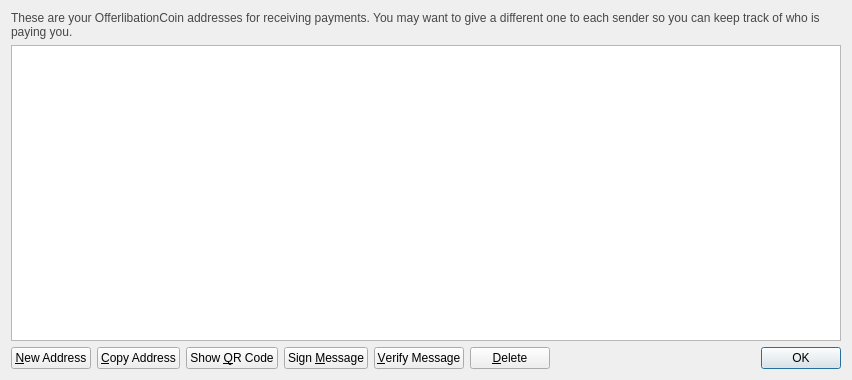
<?xml version="1.0" encoding="UTF-8"?>
<ui version="4.0">
 <class>AddressBookPage</class>
 <widget class="QWidget" name="AddressBookPage">
  <property name="geometry">
   <rect>
    <x>0</x>
    <y>0</y>
    <width>852</width>
    <height>380</height>
   </rect>
  </property>
  <property name="windowTitle">
   <string>Address Book</string>
  </property>
  <layout class="QVBoxLayout" name="verticalLayout">
   <item>
    <widget class="QLabel" name="labelExplanation">
     <property name="styleSheet">
      <string notr="true">#labelExplanation { color: #464747; }</string>
     </property>
     <property name="text">
      <string>These are your OfferlibationCoin addresses for receiving payments. You may want to give a different one to each sender so you can keep track of who is paying you.</string>
     </property>
     <property name="textFormat">
      <enum>Qt::PlainText</enum>
     </property>
     <property name="wordWrap">
      <bool>true</bool>
     </property>
    </widget>
   </item>
   <item>
    <widget class="QTableView" name="tableView">
     <property name="contextMenuPolicy">
      <enum>Qt::CustomContextMenu</enum>
     </property>
     <property name="toolTip">
      <string>Double-click to edit address or label</string>
     </property>
     <property name="tabKeyNavigation">
      <bool>false</bool>
     </property>
     <property name="alternatingRowColors">
      <bool>true</bool>
     </property>
     <property name="selectionMode">
      <enum>QAbstractItemView::SingleSelection</enum>
     </property>
     <property name="selectionBehavior">
      <enum>QAbstractItemView::SelectRows</enum>
     </property>
     <property name="sortingEnabled">
      <bool>true</bool>
     </property>
     <attribute name="verticalHeaderVisible">
      <bool>false</bool>
     </attribute>
    </widget>
   </item>
   <item>
    <layout class="QHBoxLayout" name="horizontalLayout">
     <item>
      <widget class="QPushButton" name="newAddressButton">
       <property name="toolTip">
        <string>Create a new address</string>
       </property>
       <property name="text">
        <string>&amp;New Address</string>
       </property>
       <property name="icon">
        <iconset resource="../bitcoin.qrc">
         <normaloff>:/icons/add</normaloff>:/icons/add</iconset>
       </property>
      </widget>
     </item>
     <item>
      <widget class="QPushButton" name="copyToClipboard">
       <property name="toolTip">
        <string>Copy the currently selected address to the system clipboard</string>
       </property>
       <property name="text">
        <string>&amp;Copy Address</string>
       </property>
       <property name="icon">
        <iconset resource="../bitcoin.qrc">
         <normaloff>:/icons/editcopy</normaloff>:/icons/editcopy</iconset>
       </property>
      </widget>
     </item>
     <item>
      <widget class="QPushButton" name="showQRCode">
       <property name="text">
        <string>Show &amp;QR Code</string>
       </property>
       <property name="icon">
        <iconset resource="../bitcoin.qrc">
         <normaloff>:/icons/qrcode</normaloff>:/icons/qrcode</iconset>
       </property>
      </widget>
     </item>
     <item>
      <widget class="QPushButton" name="signMessage">
       <property name="toolTip">
        <string>Sign a message to prove you own a OfferlibationCoin address</string>
       </property>
       <property name="text">
        <string>Sign &amp;Message</string>
       </property>
       <property name="icon">
        <iconset resource="../bitcoin.qrc">
         <normaloff>:/icons/edit</normaloff>:/icons/edit</iconset>
       </property>
      </widget>
     </item>
     <item>
      <widget class="QPushButton" name="verifyMessage">
       <property name="toolTip">
        <string>Verify a message to ensure it was signed with a specified OfferlibationCoin address</string>
       </property>
       <property name="text">
        <string>&amp;Verify Message</string>
       </property>
       <property name="icon">
        <iconset resource="../bitcoin.qrc">
         <normaloff>:/icons/transaction_0</normaloff>:/icons/transaction_0</iconset>
       </property>
      </widget>
     </item>
     <item>
      <widget class="QPushButton" name="deleteButton">
       <property name="toolTip">
        <string>Delete the currently selected address from the list</string>
       </property>
       <property name="text">
        <string>&amp;Delete</string>
       </property>
       <property name="icon">
        <iconset resource="../bitcoin.qrc">
         <normaloff>:/icons/remove</normaloff>:/icons/remove</iconset>
       </property>
      </widget>
     </item>
     <item>
      <spacer name="horizontalSpacer">
       <property name="orientation">
        <enum>Qt::Horizontal</enum>
       </property>
       <property name="sizeHint" stdset="0">
        <size>
         <width>40</width>
         <height>20</height>
        </size>
       </property>
      </spacer>
     </item>
     <item>
      <widget class="QDialogButtonBox" name="buttonBox">
       <property name="sizePolicy">
        <sizepolicy hsizetype="Maximum" vsizetype="Fixed">
         <horstretch>0</horstretch>
         <verstretch>0</verstretch>
        </sizepolicy>
       </property>
       <property name="standardButtons">
        <set>QDialogButtonBox::Ok</set>
       </property>
      </widget>
     </item>
    </layout>
   </item>
  </layout>
 </widget>
 <resources>
  <include location="../bitcoin.qrc"/>
 </resources>
 <connections/>
</ui>
